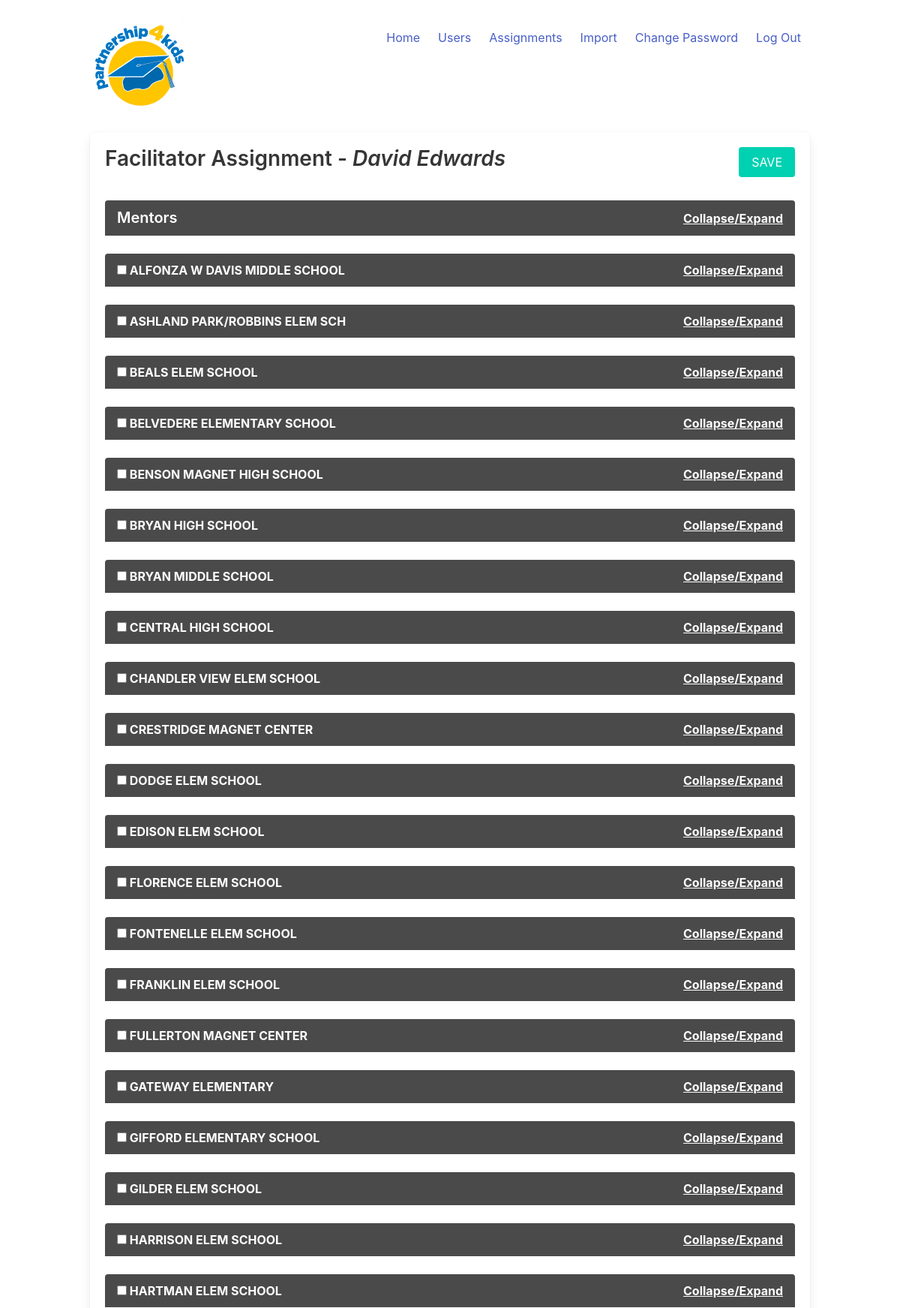
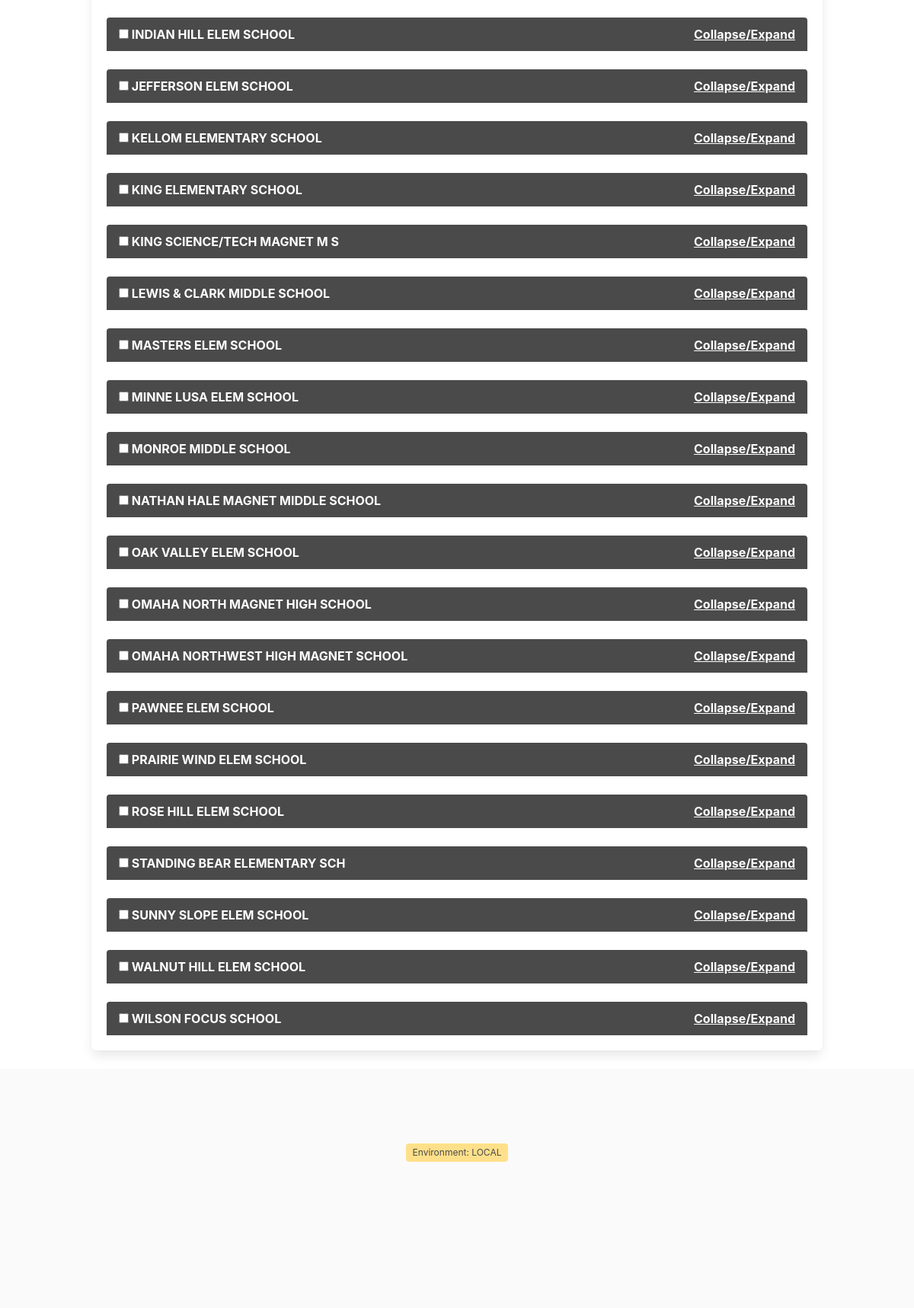
Screenshot of /assignments/6 (signed in) with the database file from the repository (2 pictures, top to bottom).
### attendance/models/school.py (models this page shows, shortened)
class School(models.Model):
    id = models.CharField(max_length=15, primary_key=True)
    name = models.CharField(max_length=80)
    type = models.CharField(max_length=80, null=True, blank=True)
    created_at = models.DateTimeField(auto_now_add=True)
    updated_at = models.DateTimeField(auto_now=True)

### attendance/views/assignments.py (the view, shortened to what this page needs)
# urls.py: path('assignments/<int:userid>', views.assign, name='assign'),
@user_passes_test(lambda u: u.is_superuser)
def assign(request, userid):
    targetuser = get_object_or_404(User, pk=userid)
    assignments = assignmentsFor(targetuser)
    assignable = {}
    if is_facilitator(targetuser):
        assignable['mentors'] = User.objects.filter(groups__name='Mentors')
    assignable['schools'] = School.objects.all()
    return render(request, 'attendance/assign.html', {
        'assignments': assignments,
        'targetuser': targetuser,
        'assignable': assignable,
        'is_facilitator': is_facilitator(targetuser),
        'is_mentor': is_mentor(targetuser)
    })

### attendance/templatetags/attendancetags.py (called while the page is built)
@register.simple_tag()
def version():
    last_deployed = ''
    try:
        this_host = config('HOSTING', default='LOCAL')
        if this_host == 'HEROKU':
            checkfile = path.join(settings.BASE_DIR, 'manage.py')
            if path.exists(checkfile):
                try:
                    with open(checkfile) as reader:
                        last_deployed = path.getctime(checkfile)
                        return datetime.fromtimestamp( last_deployed ).strftime('%m/%d/%Y %H:%M:%S')
                except Exception as e:
                    last_deployed = '[unable to open file]'
            else:
                last_deployed = '[check file not found]'
        else:
            last_deployed = 'Environment: ' + this_host
    except AttributeError as e:
        last_deployed = '[HOSTING not set in .env]'
    return last_deployed

@register.simple_tag(takes_context=True)
def current_view_class(context):
    classes = []
    if context.request.user.is_anonymous:
        classes.append("user-anonymous")
    if context.request.user.is_superuser:
        classes.append("user-sysadmin")
    if context.request.path == '/':
        classes.append("page-home")
    else:
        classes.append( 'page-' + context.request.path[1:].replace('/','-') )
    return " ".join(classes)

@register.simple_tag()
def isassigned(type, id, assignments, text="None"):
    if assignments.filter(type=type, tid=id).count() > 0:
        return text
    else:
        return ""

@register.filter(name='has_group')
def has_group(user, group_name):
    return user.groups.filter(name=group_name).exists()

### attendance/utility/utility.py (called while the page is built)
def is_mentor(user):
    return user.groups.filter(name='Mentors').exists()

def is_facilitator(user):
    return user.groups.filter(name='Facilitators').exists()

def assignmentsFor(user, entity=None, hierarchical=False):
    if (entity):
        results = Assignments.objects.filter(user=user).filter(type=entity).all()
    else:
        results = Assignments.objects.filter(user=user).all()
    if hierarchical:
        return buildAssignmentHierarchy(results)
    else:
        return results

### templates/attendance/assign.html (shortened to what this page needs)
{% extends "base.html" %}
{% block content %}
    <form method="post" enctype="multipart/form-data">
    <div class="columns">
        <div class="column is-four-fifths-desktop">
            <h2>{% if is_facilitator %}Facilitator {% endif %}{% if is_mentor %}Mentor {% endif %}Assignment - <em>{{ targetuser.get_full_name }}</em></h2>
        </div>
        <div class="column has-text-right-desktop">
    <button class="button is-primary">SAVE</button>
        </div>
    </div>
            {% include 'partials/assignment/assignment_widget.html' %}
       </form>
{% endblock %}

### templates/partials/assignment/assignment_widget_school.html (shortened to what this page needs)
{% load attendancetags %}
<article class="message" id="school-item-{{ school.id }}">
		<div class="message-header">
            <label>
			    <input class="schoolcheckbox" type="checkbox" name="school[]" value="{{ school.id }}" {% isassigned 'S' school.id assignments "checked" %} /> {{ school.name }}
            </label>
                <a href="#school-{{ school.id }}" data-action="collapse">Collapse/Expand</a>
		</div>
	</article>

### attendance/static/css/styles.css (style rules this page uses)
html, body { height: 100% }

### rows the page displays
School: name "ALFONZA W DAVIS MIDDLE SCHOOL"
School: name "ASHLAND PARK/ROBBINS ELEM SCH"
School: name "BEALS ELEM SCHOOL"
School: name "BELVEDERE ELEMENTARY SCHOOL"
School: name "BENSON MAGNET HIGH SCHOOL"
School: name "BRYAN HIGH SCHOOL"
School: name "BRYAN MIDDLE SCHOOL"
School: name "CENTRAL HIGH SCHOOL"
School: name "CHANDLER VIEW ELEM SCHOOL"
School: name "CRESTRIDGE MAGNET CENTER"
School: name "DODGE ELEM SCHOOL"
School: name "EDISON ELEM SCHOOL"
School: name "FLORENCE ELEM SCHOOL"
School: name "FONTENELLE ELEM SCHOOL"
School: name "FRANKLIN ELEM SCHOOL"
School: name "FULLERTON MAGNET CENTER"
School: name "GATEWAY ELEMENTARY"
School: name "GIFFORD ELEMENTARY SCHOOL"
School: name "GILDER ELEM SCHOOL"
School: name "HARRISON ELEM SCHOOL"
School: name "HARTMAN ELEM SCHOOL"
School: name "INDIAN HILL ELEM SCHOOL"
School: name "JEFFERSON ELEM SCHOOL"
School: name "KELLOM ELEMENTARY SCHOOL"
School: name "KING ELEMENTARY SCHOOL"
School: name "KING SCIENCE/TECH MAGNET M S"
School: name "LEWIS & CLARK MIDDLE SCHOOL"
School: name "MASTERS ELEM SCHOOL"
School: name "MINNE LUSA ELEM SCHOOL"
School: name "MONROE MIDDLE SCHOOL"
School: name "NATHAN HALE MAGNET MIDDLE SCHOOL"
School: name "OAK VALLEY ELEM SCHOOL"
School: name "OMAHA NORTH MAGNET HIGH SCHOOL"
School: name "OMAHA NORTHWEST HIGH MAGNET SCHOOL"
School: name "PAWNEE ELEM SCHOOL"
School: name "PRAIRIE WIND ELEM SCHOOL"
School: name "ROSE HILL ELEM SCHOOL"
School: name "STANDING BEAR ELEMENTARY SCH"
School: name "SUNNY SLOPE ELEM SCHOOL"
School: name "WALNUT HILL ELEM SCHOOL"
School: name "WILSON FOCUS SCHOOL"

### other values shown
{{ targetuser.get_full_name }} "David Edwards"
